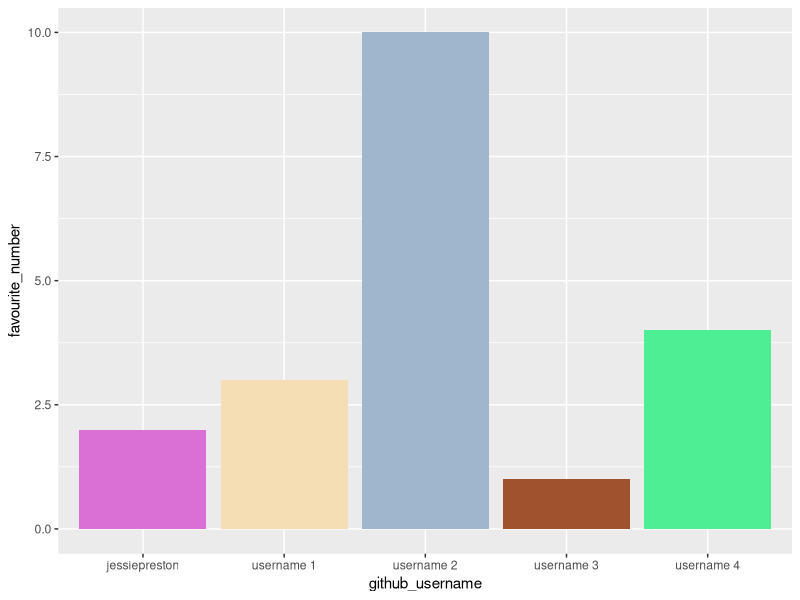
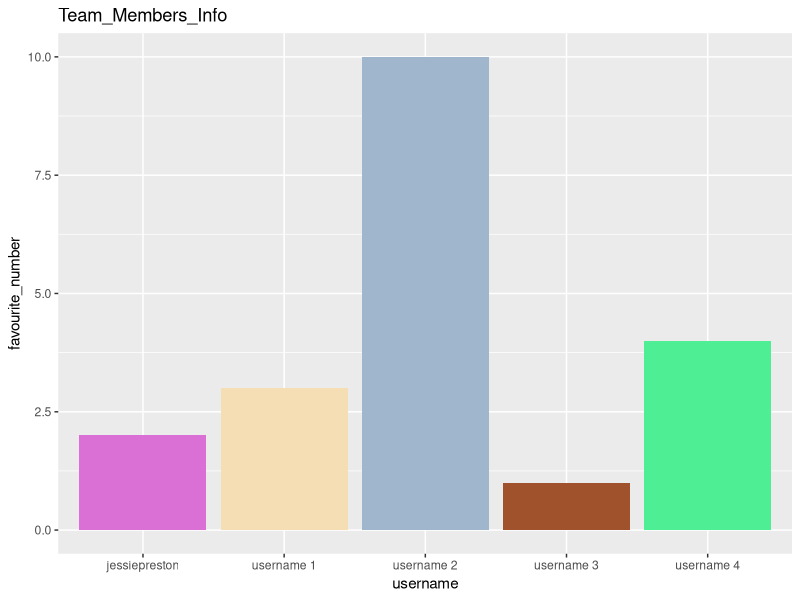
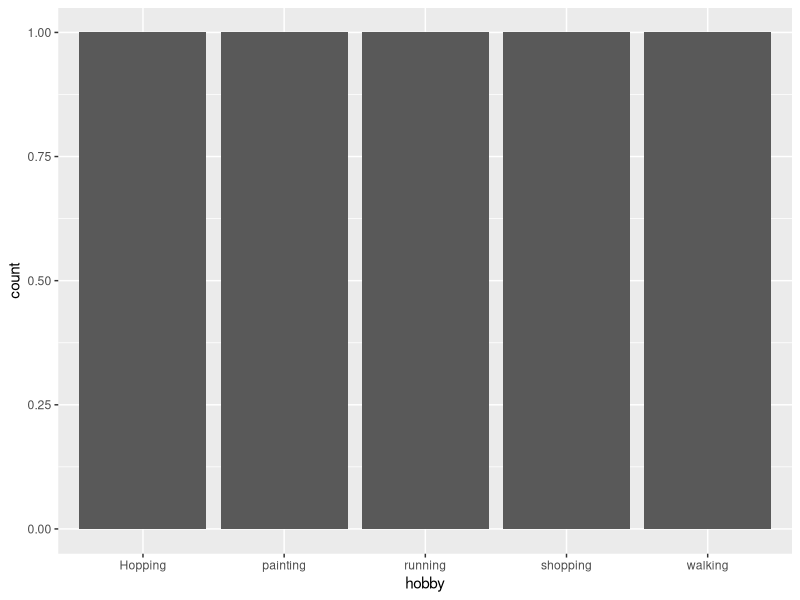

Recreate these plots in R, in order.
## ---- chunk 1
library(tidyverse) 
## ---- chunk 2
team_data <- tibble(
  name = c("Jessie Preston", "member 1", "member 2", 
           "member 3", "member 4"),
  github_username = c("jessiepreston", "username 1", "username 2", 
                      "username 3", "username 4"), 
  colour = c("orchid", "wheat", "slategray3", 
             "sienna", "seagreen2"),
  hobby = c("Hopping", "running", "painting", 
            "walking", "shopping"),
  favourite_number = c(2, 3, 10, 1, 4)
  )

team_data
## ---- chunk 3
p1 <- ggplot(data = team_data, 
             mapping = aes(x = github_username, 
                           y = favourite_number,
                           fill = colour), 
             ) +
   geom_col() +
   scale_fill_identity()
p1
## ---- chunk 4
p1 + labs(x = "username", 
          y = "favourite_number",
          title = "Team_Members_Info")
## ---- chunk 5
p2 <- ggplot(team_data, aes(x = hobby)) +
  geom_bar()
p2
